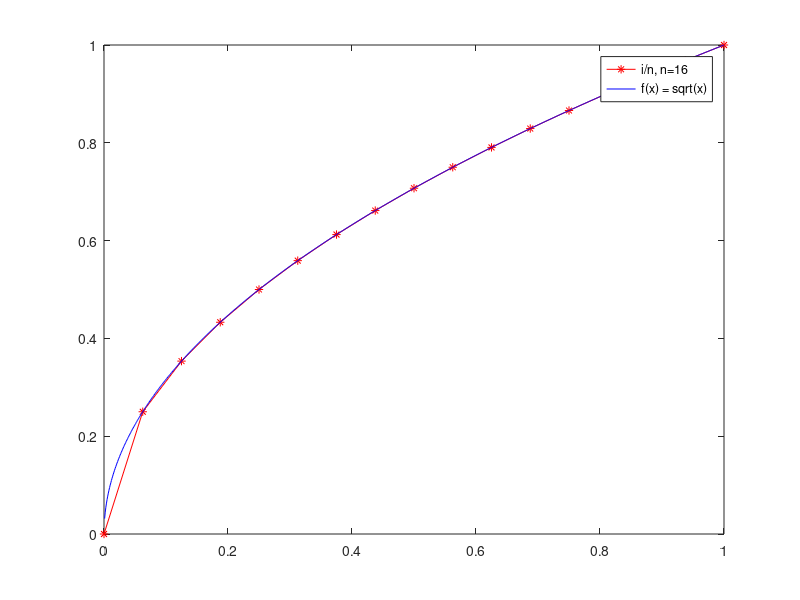

Reproduce this figure in MATLAB.
% Abgabe von Charlotte Rothhaar und Lorenz Bung
function result = Aufgabe02
    PLOT_RESOLUTION = 1000;
    % Teil (i) der Aufgabe
    f1 = figure;
    f2 = figure;
    %f3 = figure;
    %f4 = figure;
    for j = 1:4
        n = 2^j;
        xa = zeros(1, n+1); % Teil (i)(a)
        ya = zeros(1, n+1);
        xb = zeros(1, n+1); % Teil (i)(b)
        yb = zeros(1, n+1);
        xf = zeros(1, PLOT_RESOLUTION); % Reale Funktion f, 1000 Stützstellen
        yf = zeros(1, PLOT_RESOLUTION);
        yg = zeros(1, PLOT_RESOLUTION); % Reale Funktion g, 1000 Stützstellen
        yc = zeros(1, n+1); % Teil (ii)(a)
        yd = zeros(1, n+1); % Teil (ii)(b)
        for i = 1:PLOT_RESOLUTION
            xf(i) = i/PLOT_RESOLUTION;

            yf(i) = f(xf(i));
            yg(i) = g(xf(i));
        end
        for i = 0:n
            xa(i+1) = i/n;
            ya(i+1) = f(xa(i+1));
            yc(i+1) = g(xa(i+1));

            xb(i+1) = (i/n)^4;
            yb(i+1) = f(xb(i+1));
            yd(i+1) = g(xb(i+1));
        end
        % Berechne Splines
        %splineA = zeros(1, PLOT_RESOLUTION);
        %splineB = zeros(1, PLOT_RESOLUTION);
        %for i = 1:PLOT_RESOLUTION
        %    splineA(i) = cubicSpline(xa, yc, xf(i));
        %    splineB(i) = cubicSpline(xb, yd, xf(i));
        %end
        % Plotte Teil (i)
        figure(f1);
        plot(xa, ya, 'r-*');
        hold on
        plot(xf, yf, 'b-');
        legend(sprintf('i/n, n=%d', n), 'f(x) = sqrt(x)');
        hold off
        figure(f2);
        plot(xb, yb, 'r-*');
        hold on
        plot(xf, yf, 'b-');
        legend(sprintf('(i/n)^4, n=%d', n), 'f(x) = sqrt(x)');
        hold off

        % Plotte Teil (ii)
        %figure(f3);
        %plot(xf, splineA, 'r-');
        %hold on
        %plot(xf, yg, 'b-');
        %legend(sprintf('cubic spline, i/n, n=%d', n), 'g(x) = sin(2 * pi * x)');
        %hold off
        %figure(f4);
        %plot(xf, splineB, 'r-');
        %hold on
        %plot(xf, yg, 'b-');
        %legend(sprintf('cubic spline, (i/n)^4, n=%d', n), 'g(x) = sin(2 * pi * x)');
        %hold off
        pause
        clf
    end
    % Wie man bei den Plots von Teil (i) der Aufgabe sieht, ist der Fehler
    % der Approximation in Teil (i)(b) geringer als in Teil (i)(a). Dies
    % liegt daran, dass sich die Wurzelfunktion mit immer größer werdenden
    % x immer mehr einer linearen Funktion annähert und deshalb auch bei
    % der linearen Approximation nicht mehr so große Fehler entstehen. Die
    % Fehler im Bereich nahe x=0 sind jedoch deutlich größer, da eine
    % lineare Funktion hier nur eine schlechte Approximation bietet.
    % In Teil (i)(b) wird das Problem dadurch umgangen, dass in den
    % Bereichen nahe x=0 mehr Stützstellen gewählt werden und dafür nahe
    % x=1 weniger. Das führt zu einem geringeren Fehler.
end

% TODO Hier funktioniert sehr wahrscheinlich sehr viel noch nicht!!!
% Indizes sind noch falsch, werden in Z. 100 geworfen

% Interpolationsfunktion für kubische Splines.
% Berechnet den Wert des Splines mithilfe der Stützstellen x und Stützwerte
% y an der Stelle t.
function yt = cubicSpline(x, y, t)
    n = length(x);
    disp(n);
    disp(x);
    A = zeros(n, 3);
    b = zeros(n, 1);
    h = zeros(n, 1);
    % Berechne h(i)
    for i = 1:n-1
        h(i) = x(i+1) - x(i);
    end
    disp(h);
    % Initiiere das Gleichungssystem Ax = b
    for i = 1:n-1
        A(i, 1) = h(i) / 6;
        A(i, 2) = (h(i+1) + h(i)) / 3;
        A(i, 3) = h(i+1) / 6;
        b(i) = (y(i+2) - y(i+1)) / h(i+1) - (y(i+1) - y(i)) / h(i);
    end
    % LGS lösen
    gamma = A\b;
    % Werte für b(i) und d(i) berechnen
    b = zeros(1, n);
    d = zeros(1, n);
    for i = 1:n
        d(i) = (gamma(i+1) - gamma(i))/h(i);
        b(i) = (y(i+1) - y(i)) / h(i)- gamma(i) / 2 * h(i) - d(i) / 6 * h(i) * h(i);
    end

    % Berechne den Index i+1, ab dem x(i) > t
    xmax = 0;
    for i = 2:n
        if (t > x(i))
            xmax = i;
            break;
        end
    end
    xmin = xmax - 1;
    % Wert des Splines an der Stelle t berechnen
    yt = y(xmin) + b(xmin) * (t - x(xmin)) + gamma(xmin) / 2 * (t - x(xmin))^2 + d(xmin) / 6 * (t - x(xmin))^3;
end

% Funktion f aus Teil (i)
function y = f(x)
    y = sqrt(x);
end

% Funktion f aus Teil (ii), hier g(x) genannt
function y = g(x)
    y = sin(2 * pi * x);
end
